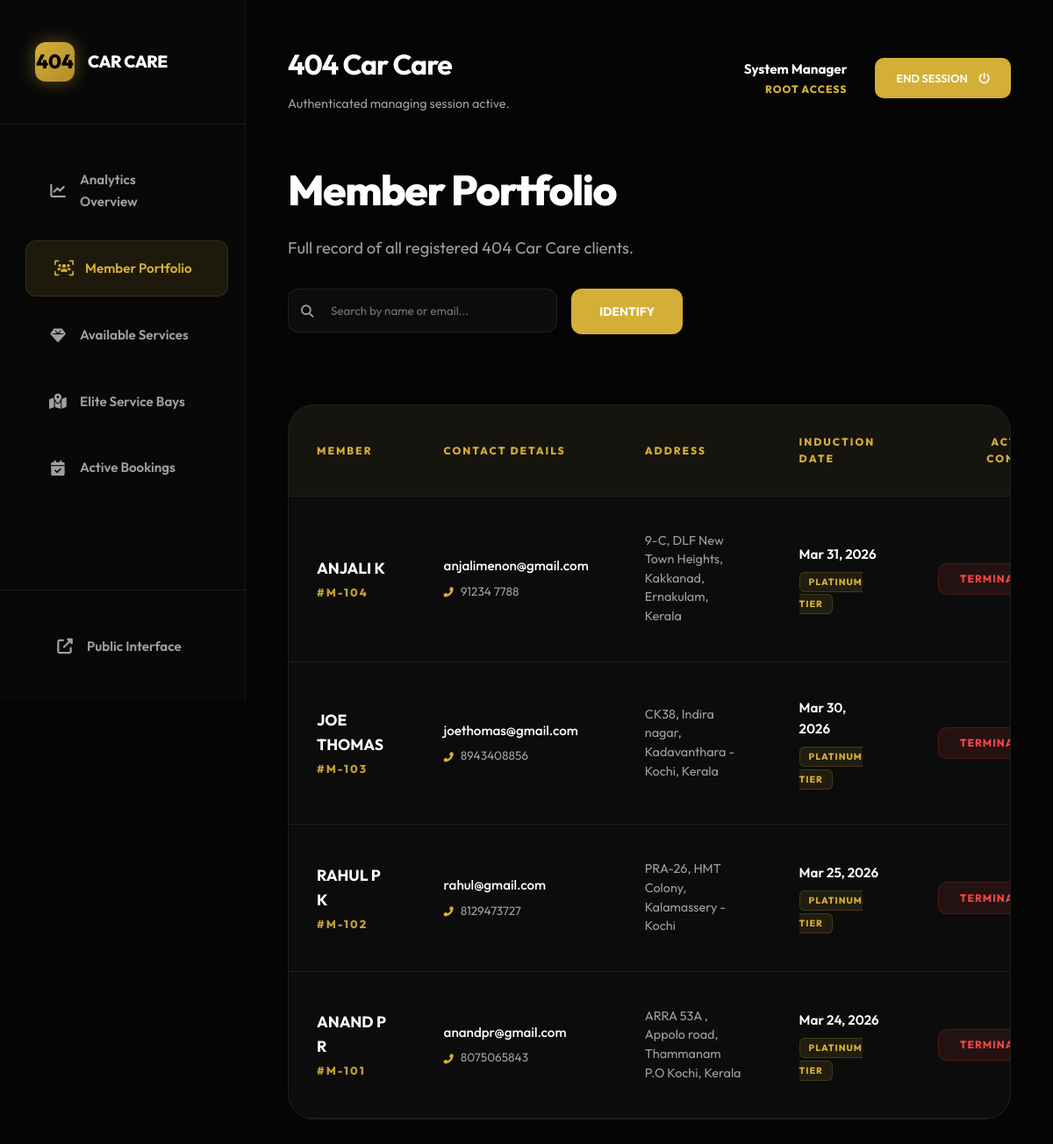
Page /admin-dashboard/customers/ (signed in) on the committed database.
### customers/models.py (models this page shows, shortened)
class Customers(models.Model):
    user = models.OneToOneField(settings.AUTH_USER_MODEL, on_delete=models.CASCADE, null=True, blank=True)
    customer_id = models.CharField(max_length=100)
    customer_name = models.CharField(max_length=50)
    email = models.EmailField()
    contact = models.CharField(max_length=10)
    address = models.TextField(max_length=300)
    payment_pin = models.CharField(max_length=4, default='4040')
    created_at = models.DateTimeField(auto_now_add=True)
    updated_at = models.DateTimeField(auto_now=True)

### web/views.py (the view, shortened to what this page needs)
# urls.py: path('admin-dashboard/customers/', views.dashboard_customers, name='dashboard_customers'),
@login_required
def dashboard_customers(request):
    if not request.user.is_admin: return redirect('home')
    query = request.GET.get('q', '')
    if query:
        customers = Customers.objects.filter(customer_name__icontains=query).order_by('-created_at')
    else:
        customers = Customers.objects.all().order_by('-created_at')
    return render(request, 'admin/dashboard_customers.html', {'customers': customers, 'query': query})

### templates/admin/dashboard_customers.html (shortened to what this page needs)
{% extends 'admin/admin_base.html' %}
{% block admin_content %}
<div class="reveal animate-up">
    <div style="display: flex; justify-content: space-between; align-items: flex-end; margin-bottom: 5rem; gap: 2rem; flex-wrap: wrap;">
        <div>
            <h1 style="color: #fff; margin-bottom: 0.8rem; font-size: 3rem; font-weight: 800; letter-spacing: -1.5px;">Member <span>Portfolio</span></h1>
            <p style="color: var(--text-muted); font-size: 1.15rem; max-width: 600px;">Full record of all registered 404 Car Care clients.</p>
        </div>
        <form method="GET" style="display: flex; gap: 1rem; width: 100%; max-width: 450px;">
            <div style="position: relative; flex-grow: 1;">
                <i class="fas fa-search" style="position: absolute; left: 15px; top: 50%; transform: translateY(-50%); color: var(--text-muted); font-size: 0.9rem;"></i>
                <input type="text" name="q" value="{{ query|default:'' }}" placeholder="Search by name or email..."
                       style="width: 100%; padding: 1rem 1rem 1rem 3rem; background: rgba(255,255,255,0.03); border: 1px solid var(--border-glass); border-radius: 12px; color: #fff; outline: none; transition: var(--transition-smooth);"
                       onfocus="this.style.borderColor='var(--primary)'; this.style.background='rgba(255,255,255,0.05)'"
                       onblur="this.style.borderColor='var(--border-glass)'; this.style.background='rgba(255,255,255,0.03)'">
            </div>
            <button type="submit" class="btn btn-primary" style="padding: 0 2rem; border-radius: 12px; height: 52px; font-weight: 700; font-size: 0.85rem; background: var(--primary); border: none; cursor: pointer;">
                IDENTIFY
            </button>
        </form>
    </div>
    <div class="dashboard-card" style="padding: 0; overflow: hidden; border-radius: 30px;">
        <div style="overflow-x: auto;">
            <table style="width: 100%; border-collapse: collapse; text-align: left; min-width: 900px;">
                <thead style="background: rgba(212, 175, 55, 0.05); border-bottom: 1px solid var(--border-glass);">
                    <tr>
                        <th style="padding: 2rem; color: var(--primary); font-size: 0.75rem; text-transform: uppercase; letter-spacing: 2px; font-weight: 800;">Member</th>
                        <th style="padding: 2rem; color: var(--primary); font-size: 0.75rem; text-transform: uppercase; letter-spacing: 2px; font-weight: 800;">Contact Details</th>
                        <th style="padding: 2rem; color: var(--primary); font-size: 0.75rem; text-transform: uppercase; letter-spacing: 2px; font-weight: 800;">Address</th>
                        <th style="padding: 2rem; color: var(--primary); font-size: 0.75rem; text-transform: uppercase; letter-spacing: 2px; font-weight: 800;">Induction Date</th>
                        <th style="padding: 2rem; color: var(--primary); font-size: 0.75rem; text-transform: uppercase; letter-spacing: 2px; font-weight: 800; text-align: right;">Actions Control</th>
                    </tr>
                </thead>
                <tbody>
                    {% for customer in customers %}
                    <tr style="border-bottom: 1px solid var(--border-glass); transition: background 0.3s ease;" onmouseover="this.style.background='rgba(255,255,255,0.01)'" onmouseout="this.style.background='transparent'">
                        <td style="padding: 2.5rem 2rem;">
                            <div>
                                <div style="color: #fff; font-weight: 700; font-size: 1.1rem; margin-bottom: 0.2rem;">{{ customer.customer_name }}</div>
                                <div style="color: var(--primary); font-size: 0.8rem; font-weight: 800; letter-spacing: 2px; opacity: 0.9;">#{{ customer.customer_id }}</div>
                            </div>
                        </td>
                        <td style="padding: 2.5rem 2rem;">
                            <div style="color: #fff; font-weight: 500; font-size: 0.95rem; margin-bottom: 0.4rem;">{{ customer.email }}</div>
                            <div style="color: var(--text-muted); font-size: 0.85rem; display: flex; align-items: center; gap: 8px;">
                                <i class="fas fa-phone-alt" style="font-size: 0.7rem; color: var(--primary);"></i>
                                {{ customer.contact|default:"+91 ---" }}
                            </div>
                        </td>
                        <td style="padding: 2.5rem 2rem;">
                            <div style="color: var(--text-muted); font-size: 0.9rem; line-height: 1.5; max-width: 250px;">
                                {{ customer.address|default:"Address not provided" }}
                            </div>
                        </td>
                        <td style="padding: 2.5rem 2rem;">
                            <div style="color: #fff; font-weight: 600; font-size: 0.95rem; margin-bottom: 0.3rem;">{{ customer.created_at|date:"M d, Y" }}</div>
                            <span class="action-chip chip-primary" style="font-size: 0.65rem; padding: 4px 10px;">Platinum Tier</span>
                        </td>
                        <td style="padding: 2.5rem 2rem; text-align: right;">
                            <form method="POST" style="display: inline;" onsubmit="return confirm('Immediately terminate this member account and all associated registries?');">
                                <button type="submit" class="btn btn-danger" style="background: rgba(239, 68, 68, 0.1); color: #ef4444; border: 1px solid rgba(239, 68, 68, 0.2); padding: 0.6rem 1.5rem; border-radius: 10px; font-size: 0.75rem; font-weight: 800; letter-spacing: 1px; transition: all 0.3s ease; cursor: pointer;" onmouseover="this.style.background='rgba(239, 68, 68, 0.2)'; this.style.transform='translateY(-2px)'" onmouseout="this.style.background='rgba(239, 68, 68, 0.1)'; this.style.transform='translateY(0)'">
                                    TERMINATE
                                </button>
                            </form>
                        </td>
                    </tr>
                    {% endfor %}
                </tbody>
            </table>
        </div>
    </div>
</div>
{% endblock %}

### static/css/style.css (style rules this page uses)
:root { --primary: #d4af37; --primary-glow: rgba(212, 175, 55, 0.35); --primary-hover: #b89630; --secondary: #1a1a1a; --bg-dark: #050505; --bg-glass: rgba(18, 18, 18, 0.85); --border-glass: rgba(212, 175, 55, 0.15); --text-primary: #f8fafc; --text-muted: #94a3b8; --accent-gold: #f59e0b; --danger: #ef4444; --success: #10b981; --transition-smooth: all 0.5s cubic-bezier(0.23, 1, 0.32, 1); }
* { margin: 0; padding: 0; box-sizing: border-box; font-family: 'Outfit', 'Inter', sans-serif; }
body { background-color: var(--bg-dark); background-image: radial-gradient(circle at 0% 0%, rgba(212, 175, 55, 0.08) 0%, transparent 40%), radial-gradient(circle at 100% 100%, rgba(26, 26, 26, 0.8) 0%, transparent 40%); background-attachment: fixed; color: var(--text-primary); min-height: 100vh; display: flex; flex-direction: column; overflow-x: hidden; line-height: 1.6; }
.animate-up { animation: fadeInUp 0.8s var(--transition-smooth) forwards; }
.btn-primary { background: var(--primary); color: #fff; padding: 0.6rem 2rem; border-radius: 8px; text-decoration: none; font-weight: 600; transition: all 0.3s cubic-bezier(0.4, 0, 0.2, 1); border: 1px solid var(--glass-border); cursor: pointer; box-shadow: 0 4px 20px rgba(0, 0, 0, 0.3); }
.btn-danger { background: #dc3545; color: #fff; padding: 0.6rem 2rem; border-radius: 8px; text-decoration: none; font-weight: 600; transition: all 0.3s ease; border: 1px solid rgba(220, 53, 69, 0.4); cursor: pointer; }
.reveal { opacity: 0; visibility: hidden; transform: translateY(150px); filter: blur(15px); transition: all 4s cubic-bezier(0.1, 1, 0.2, 1); }
.reveal.active { opacity: 1; visibility: visible; transform: translate(0, 0) !important; filter: blur(0); }
.animate-up { opacity: 0; transform: translateY(40px); animation: slideUp 0.8s cubic-bezier(0.16, 1, 0.3, 1) forwards; }

### templates/admin/admin_base.html (style rules this page uses)
:root { --primary: #d4af37; --primary-hover: #b08d29; --primary-glow: rgba(212, 175, 55, 0.4); --bg-obsidian: #050505; --card-glass: rgba(255, 255, 255, 0.03); --border-glass: rgba(255, 255, 255, 0.08); --text-muted: #a0a0a0; }
body { background: var(--bg-obsidian) !important; color: #fff !important; font-family: 'Inter', sans-serif; margin: 0; padding: 0; overflow-x: hidden; }
h1, h2, h3, .brand-text { font-family: 'Outfit', sans-serif; }
.dashboard-card { background: var(--card-glass); border: 1px solid var(--border-glass); border-radius: 24px; padding: 3rem; backdrop-filter: blur(10px); transition: all 0.4s ease; width: 100%; }
.action-chip { padding: 6px 14px; border-radius: 6px; font-size: 0.75rem; font-weight: 800; text-transform: uppercase; letter-spacing: 1px; }
.chip-primary { background: rgba(212, 175, 55, 0.1); color: var(--primary); border: 1px solid rgba(212, 175, 55, 0.2); }

### rows in the picture
Customers: customer_name "ANJALI K", customer_id "M-104", email "anjalimenon@gmail.com", contact "91234 7788", address "9-C, DLF New Town Heights, Kakkanad, Ernakulam, Kerala", created_at "Mar 31, 2026"
Customers: customer_name "JOE THOMAS", customer_id "M-103", email "joethomas@gmail.com", contact "8943408856", address "CK38, Indira nagar, Kadavanthara - Kochi, Kerala", created_at "Mar 30, 2026"
Customers: customer_name "RAHUL P K", customer_id "M-102", email "rahul@gmail.com", contact "8129473727", address "PRA-26, HMT Colony, Kalamassery - Kochi", created_at "Mar 25, 2026"
Customers: customer_name "ANAND P R", customer_id "M-101", email "anandpr@gmail.com", contact "8075065843", address "ARRA 53A , Appolo road, Thammanam P.O Kochi, Kerala", created_at "Mar 24, 2026"
